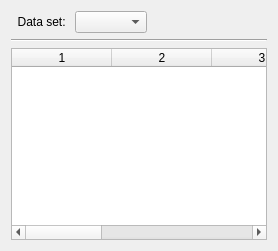
<?xml version="1.0" encoding="UTF-8"?>
<ui version="4.0">
  <class>DataGridPanel</class>
  <widget class="QWidget" name="DataGridPanel">
    <layout class="QVBoxLayout" name="verticalLayout">
      <item>
        <layout class="QHBoxLayout" name="headerLayout">
          <item>
            <widget class="QLabel" name="labelDataSet">
              <property name="text">
                <string>  Data set: </string>
              </property>
            </widget>
          </item>
          <item>
            <widget class="QComboBox" name="dataGridChoice"/>
          </item>
          <item>
            <spacer name="headerSpacer">
              <property name="orientation">
                <enum>Qt::Horizontal</enum>
              </property>
              <property name="sizeHint" stdset="0">
                <size>
                  <width>40</width>
                  <height>20</height>
                </size>
              </property>
            </spacer>
          </item>
        </layout>
      </item>
      <item>
        <widget class="QFrame" name="separatorLine">
          <property name="frameShape">
            <enum>QFrame::HLine</enum>
          </property>
          <property name="frameShadow">
            <enum>QFrame::Sunken</enum>
          </property>
        </widget>
      </item>
      <item>
        <widget class="QTableWidget" name="dataGrid">
          <property name="editTriggers">
            <set>QAbstractItemView::NoEditTriggers</set>
          </property>
          <property name="selectionMode">
            <enum>QAbstractItemView::ContiguousSelection</enum>
          </property>
          <property name="selectionBehavior">
            <enum>QAbstractItemView::SelectItems</enum>
          </property>
          <property name="columnCount">
            <number>6</number>
          </property>
          <property name="rowCount">
            <number>0</number>
          </property>
          <property name="horizontalHeaderLabels">
            <stringlist>
              <string>x_raw</string>
              <string>y_raw</string>
              <string>Error_raw</string>
              <string>x</string>
              <string>y</string>
              <string>Error</string>
            </stringlist>
          </property>
        </widget>
      </item>
    </layout>
  </widget>
  <resources/>
  <connections>
    <connection>
      <sender>dataGridChoice</sender>
      <signal>activated(int)</signal>
      <receiver>DataGridPanel</receiver>
      <slot>on_data_grid_choice_changed(int)</slot>
    </connection>
    <connection>
      <sender>dataGridChoice</sender>
      <signal>currentIndexChanged(int)</signal>
      <receiver>DataGridPanel</receiver>
      <slot>on_data_grid_choice_changed(int)</slot>
    </connection>
  </connections>
</ui>
